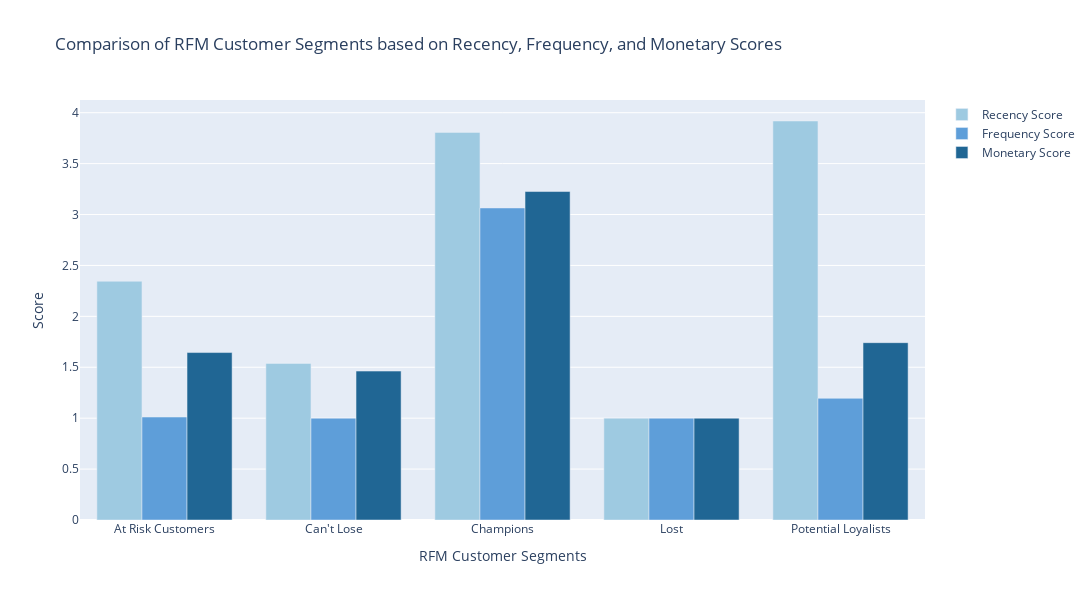

The code cell stored with this chart in its notebook:
### Code cell
# Create a grouped bar chart to compare segment scores using plotly python library
fig = go.Figure()

# Add bars for Recency score
fig.add_trace(
    go.Bar(
        x=customer_segment_scores["RFM Customer Segment"],
        y=customer_segment_scores["RecencyScore"],
        name="Recency Score",
        marker_color="rgb(158,202,225)",
    )
)

# Add bars for Frequency score
fig.add_trace(
    go.Bar(
        x=customer_segment_scores["RFM Customer Segment"],
        y=customer_segment_scores["FrequencyScore"],
        name="Frequency Score",
        marker_color="rgb(94,158,217)",
    )
)

# Add bars for Monetary score
fig.add_trace(
    go.Bar(
        x=customer_segment_scores["RFM Customer Segment"],
        y=customer_segment_scores["MonetaryScore"],
        name="Monetary Score",
        marker_color="rgb(32,102,148)",
    )
)

# Update the layout
fig.update_layout(
    title="Comparison of RFM Customer Segments based on Recency, Frequency, and Monetary Scores",
    xaxis_title="RFM Customer Segments",
    yaxis_title="Score",
    barmode="group",
    showlegend=True,
)
fig.update_layout(width=1200, height=600)

fig.show()

### Figure 1 — Plotly figure (JSON) as saved in the notebook; plotly's stock layout.template omitted (floating-point values rounded to 4 significant figures)
{"data": [{"marker": {"color": "rgb(158,202,225)"}, "name": "Recency Score", "type": "bar", "x": ["At Risk Customers", "Can't Lose", "Champions", "Lost", "Potential Loyalists"], "y": [2.344, 1.538, 3.806, 1, 3.918]}, {"marker": {"color": "rgb(94,158,217)"}, "name": "Frequency Score", "type": "bar", "x": ["At Risk Customers", "Can't Lose", "Champions", "Lost", "Potential Loyalists"], "y": [1.011, 1, 3.065, 1, 1.195]}, {"marker": {"color": "rgb(32,102,148)"}, "name": "Monetary Score", "type": "bar", "x": ["At Risk Customers", "Can't Lose", "Champions", "Lost", "Potential Loyalists"], "y": [1.644, 1.462, 3.226, 1, 1.742]}], "layout": {"barmode": "group", "height": 600, "showlegend": true, "title": {"text": "Comparison of RFM Customer Segments based on Recency, Frequency, and Monetary Scores"}, "width": 1200, "xaxis": {"title": {"text": "RFM Customer Segments"}}, "yaxis": {"title": {"text": "Score"}}}}
